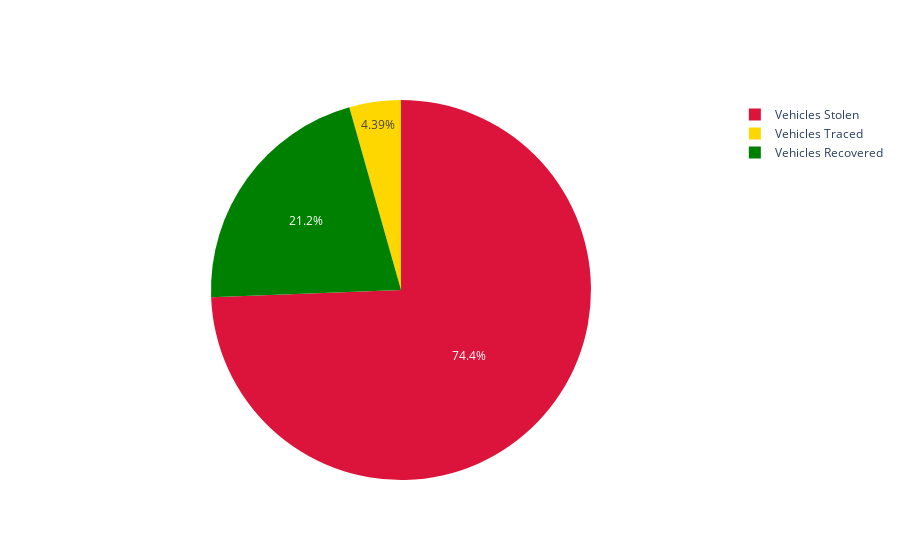

Write notebook code for a chart like this one.
### Markdown cell above
### Proportion of vehicles stolen, traced and recovered <a class="anchor" id="section_3_2"></a>

### Code cell
auto_theft_traced = auto_theft['Auto_Theft_Coordinated/Traced'].sum()
auto_theft_recovered = auto_theft['Auto_Theft_Recovered'].sum()
auto_theft_stolen = auto_theft['Auto_Theft_Stolen'].sum()

vehicle_group = ['Vehicles Stolen','Vehicles Traced','Vehicles Recovered']
vehicle_vals = [auto_theft_stolen,auto_theft_traced,auto_theft_recovered]

colors = ['crimson','gold','green']

fig = go.Figure(data=[go.Pie(labels=vehicle_group, values=vehicle_vals,sort=False,
                            marker=dict(colors=colors),textfont_size=12)])

fig.show()

### Figure 1 — Plotly figure (JSON) as saved in the notebook; plotly's stock layout.template omitted (floating-point values rounded to 4 significant figures)
{"data": [{"labels": ["Vehicles Stolen", "Vehicles Traced", "Vehicles Recovered"], "marker": {"colors": ["crimson", "gold", "green"]}, "sort": false, "textfont": {"size": 12}, "type": "pie", "values": [1919890, 113228, 547292]}], "layout": {}}
